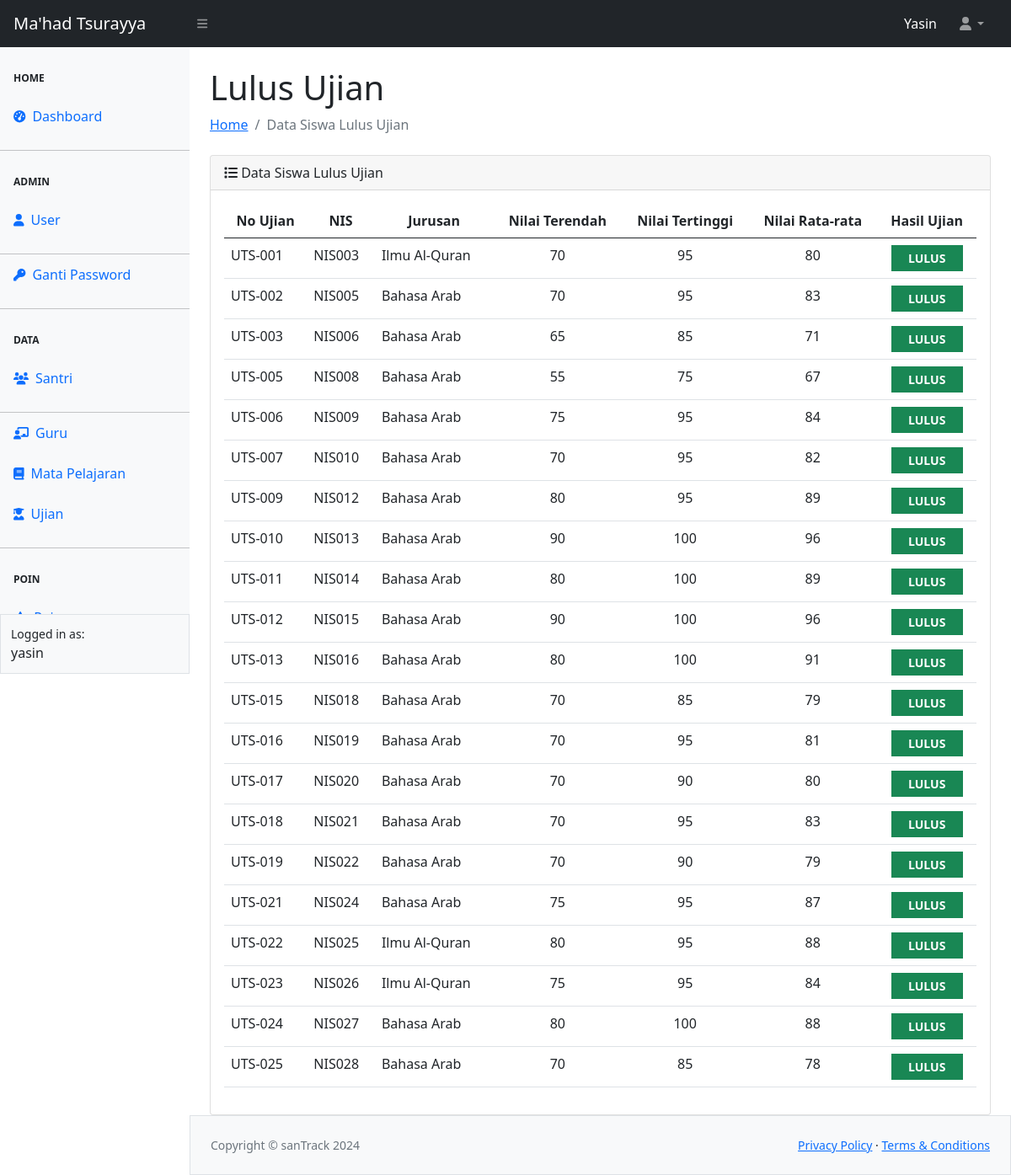
The page /ujian/lulus.php (signed in) on the database its author committed.
### tables this page shows
CREATE TABLE `tbl_ujian` (
  `no_ujian` char(7) NOT NULL,
  `tgl_ujian` date NOT NULL,
  `nis` char(6) NOT NULL,
  `jurusan` varchar(50) NOT NULL,
  `total_nilai` int(11) NOT NULL,
  `nilai_terendah` int(11) NOT NULL,
  `nilai_tertinggi` int(11) NOT NULL,
  `nilai_rata2` int(11) NOT NULL,
  `hasil_ujian` varchar(10) NOT NULL
);

### ujian/lulus.php (the view, shortened to what this page needs)
<?php
require_once "../config.php";
require_once "../template/header.php";
require_once "../template/navbar.php";
require_once "../template/sidebar.php";
?>
<div id="layoutSidenav_content">
    <main>
        <div class="container-fluid px-4">
            <h1 class="mt-4">Lulus Ujian</h1>
            <ol class="breadcrumb mb-4">
                <li class="breadcrumb-item"><a href="../index.php">Home</a></li>
                <li class="breadcrumb-item active">Data Siswa Lulus Ujian</li>
            </ol>
            <div class="card">
                <div class="card-header">
                    <i class="fa-solid fa-list"></i> Data Siswa Lulus Ujian
                </div>
                <div class="card-body">
                    <table class="table table-hover" id="datatablesSimple">
                        <thead>
                            <tr>
                                <th scope="col"><center>No Ujian</center></th>
                                <th scope="col"><center>NIS</center></th>
                                <th scope="col"><center>Jurusan</center></th>
                                <th scope="col"><center>Nilai Terendah</center></th>
                                <th scope="col"><center>Nilai Tertinggi</center></th>
                                <th scope="col"><center>Nilai Rata-rata</center></th>
                                <th scope="col"><center>Hasil Ujian</center></th>
                            </tr>
                        </thead>
                        <tbody>
                            <?php
                            $queryLulus = mysqli_query($koneksi, "SELECT * FROM tbl_ujian WHERE hasil_ujian = 'LULUS'");
                            while ($data = mysqli_fetch_array($queryLulus)) { ?>
                                <tr>
                                    <td><?= $data['no_ujian'] ?></td>
                                    <td><?= $data['nis'] ?></td>
                                    <td><?= $data['jurusan'] ?></td>
                                    <td align="center"><?= $data['nilai_terendah'] ?></td>
                                    <td align="center"><?= $data['nilai_tertinggi'] ?></td>
                                    <td align="center"><?= $data['nilai_rata2'] ?></td>
                                    <td align="center"><button type="button" class="btn btn-success btn-sm rounded-0 col-10 fw-bold text-uppercase"><?= $data['hasil_ujian'] ?></button></td>
                                </tr>
                            <?php
                            }
                            ?>
                        </tbody>
                    </table>
                </div>
            </div>
        </div>
    </main>
<?php
require_once "../template/footer.php";
?>

### rows shown on the page
tbl_ujian: no_ujian "UTS-001", nis "NIS003", jurusan "Ilmu Al-Quran", nilai_terendah "70", nilai_tertinggi "95", nilai_rata2 "80", hasil_ujian "LULUS"
tbl_ujian: no_ujian "UTS-002", nis "NIS005", jurusan "Bahasa Arab", nilai_terendah "70", nilai_tertinggi "95", nilai_rata2 "83", hasil_ujian "LULUS"
tbl_ujian: no_ujian "UTS-003", nis "NIS006", jurusan "Bahasa Arab", nilai_terendah "65", nilai_tertinggi "85", nilai_rata2 "71", hasil_ujian "LULUS"
tbl_ujian: no_ujian "UTS-005", nis "NIS008", jurusan "Bahasa Arab", nilai_terendah "55", nilai_tertinggi "75", nilai_rata2 "67", hasil_ujian "LULUS"
tbl_ujian: no_ujian "UTS-006", nis "NIS009", jurusan "Bahasa Arab", nilai_terendah "75", nilai_tertinggi "95", nilai_rata2 "84", hasil_ujian "LULUS"
tbl_ujian: no_ujian "UTS-007", nis "NIS010", jurusan "Bahasa Arab", nilai_terendah "70", nilai_tertinggi "95", nilai_rata2 "82", hasil_ujian "LULUS"
tbl_ujian: no_ujian "UTS-009", nis "NIS012", jurusan "Bahasa Arab", nilai_terendah "80", nilai_tertinggi "95", nilai_rata2 "89", hasil_ujian "LULUS"
tbl_ujian: no_ujian "UTS-010", nis "NIS013", jurusan "Bahasa Arab", nilai_terendah "90", nilai_tertinggi "100", nilai_rata2 "96", hasil_ujian "LULUS"
tbl_ujian: no_ujian "UTS-011", nis "NIS014", jurusan "Bahasa Arab", nilai_terendah "80", nilai_tertinggi "100", nilai_rata2 "89", hasil_ujian "LULUS"
tbl_ujian: no_ujian "UTS-012", nis "NIS015", jurusan "Bahasa Arab", nilai_terendah "90", nilai_tertinggi "100", nilai_rata2 "96", hasil_ujian "LULUS"
tbl_ujian: no_ujian "UTS-013", nis "NIS016", jurusan "Bahasa Arab", nilai_terendah "80", nilai_tertinggi "100", nilai_rata2 "91", hasil_ujian "LULUS"
tbl_ujian: no_ujian "UTS-015", nis "NIS018", jurusan "Bahasa Arab", nilai_terendah "70", nilai_tertinggi "85", nilai_rata2 "79", hasil_ujian "LULUS"
tbl_ujian: no_ujian "UTS-016", nis "NIS019", jurusan "Bahasa Arab", nilai_terendah "70", nilai_tertinggi "95", nilai_rata2 "81", hasil_ujian "LULUS"
tbl_ujian: no_ujian "UTS-017", nis "NIS020", jurusan "Bahasa Arab", nilai_terendah "70", nilai_tertinggi "90", nilai_rata2 "80", hasil_ujian "LULUS"
tbl_ujian: no_ujian "UTS-018", nis "NIS021", jurusan "Bahasa Arab", nilai_terendah "70", nilai_tertinggi "95", nilai_rata2 "83", hasil_ujian "LULUS"
tbl_ujian: no_ujian "UTS-019", nis "NIS022", jurusan "Bahasa Arab", nilai_terendah "70", nilai_tertinggi "90", nilai_rata2 "79", hasil_ujian "LULUS"
tbl_ujian: no_ujian "UTS-021", nis "NIS024", jurusan "Bahasa Arab", nilai_terendah "75", nilai_tertinggi "95", nilai_rata2 "87", hasil_ujian "LULUS"
tbl_ujian: no_ujian "UTS-022", nis "NIS025", jurusan "Ilmu Al-Quran", nilai_terendah "80", nilai_tertinggi "95", nilai_rata2 "88", hasil_ujian "LULUS"
tbl_ujian: no_ujian "UTS-023", nis "NIS026", jurusan "Ilmu Al-Quran", nilai_terendah "75", nilai_tertinggi "95", nilai_rata2 "84", hasil_ujian "LULUS"
tbl_ujian: no_ujian "UTS-024", nis "NIS027", jurusan "Bahasa Arab", nilai_terendah "80", nilai_tertinggi "100", nilai_rata2 "88", hasil_ujian "LULUS"
tbl_ujian: no_ujian "UTS-025", nis "NIS028", jurusan "Bahasa Arab", nilai_terendah "70", nilai_tertinggi "85", nilai_rata2 "78", hasil_ujian "LULUS"

### other values the page prints
$_SESSION["ssUser"] "Yasin"
$_SESSION["ssUser"] "yasin"
